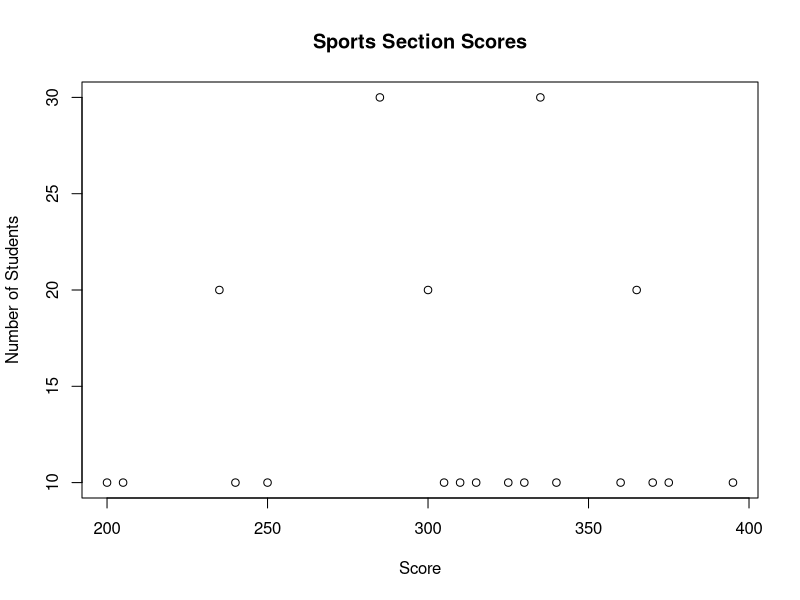
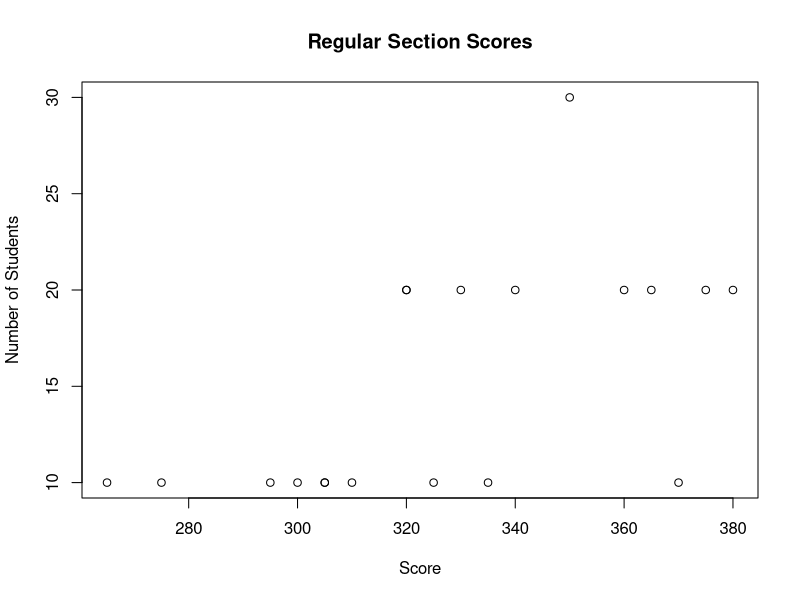
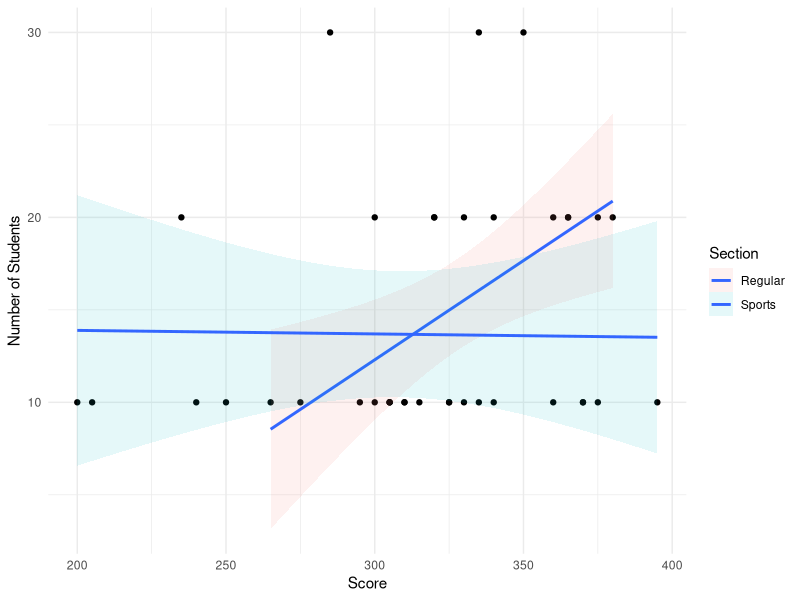

Here is the R script that generated these plots, in order:
# Assignment: EXERCISE 4.2 #1
# Name: Cable, Kimberly
# Data: 2022-4-09

# Load ggplot2 package
library(ggplot2)
theme_set(theme_minimal())

## Set the working directory to the root of your DSC 520 directory
setwd("/Kim/Data Science/Bellevue Univ/DSC 520/Week 4/Exercise_4_2/")

## Check your current working directory
getwd()

## Load the scores file
scores_df <- read.csv("data/scores.csv", header=TRUE, stringsAsFactors = TRUE)

# 1 - What are the observational units in this study
scores_df
#       The Course the professor is teaching would be the observational unit as 
#       that is what we are studying

# 2 - Identify the variables mentioned and determine which are categorical and 
#     quantitative
sapply(scores_df, class)
#         Count and Score are quantitative
#         Section is categorical

# 3 - Create one variable to hold a subset of your data set that contains only
#     the Regular Section and one variable for the Sports Section
sportsSec_df <- subset(scores_df, scores_df$Section == "Sports")
sportsSec_df

regularSec_df <- subset(scores_df, scores_df$Section == "Regular")
regularSec_df

# 4 - Plot each sections scores and the number of students achieving that score
plot(sportsSec_df$Score, sportsSec_df$Count,
     main = "Sports Section Scores",
     type = "p",
     ylab = "Number of Students",
     xlab = "Score")

plot(regularSec_df$Score, regularSec_df$Count,
     main = "Regular Section Scores",
     type = "p",
     ylab = "Number of Students",
     xlab = "Score")

# Scatter plot of both sections
scatter <- ggplot(scores_df, aes(Score, Count))
scatter + geom_point() +
    geom_smooth(method = 'lm', aes(fill = Section), alpha = 0.1) +
                    labs(x = "Score", y = "Number of Students", color = "Section")
    
#  a - Can you say that one section tended to score more points than the other?
#       Looking at both graphs, the Regular Section scores seem to be higher 
#       and a higher count rate than the Sports Section. The curve looks to be 
#       negatively skewed meaning higher counts and scores for the Regular Section


#  b - Did every student in one section score more points than every student
#      in the other section?
#         If you calculated the means of the scores it shows that the Regular 
#         Section did better but without having all of the individual scores 
#         its hard to say if every student did better.

#  c - What could one additional variable that was not mentioned in the 
#      narrative that could be influencing the point distributions between
#      the two sections?
#         I think if the student is sports minded or not.  If the student doesnt
#         know sports and took the sports section it would influence how well
#         they do